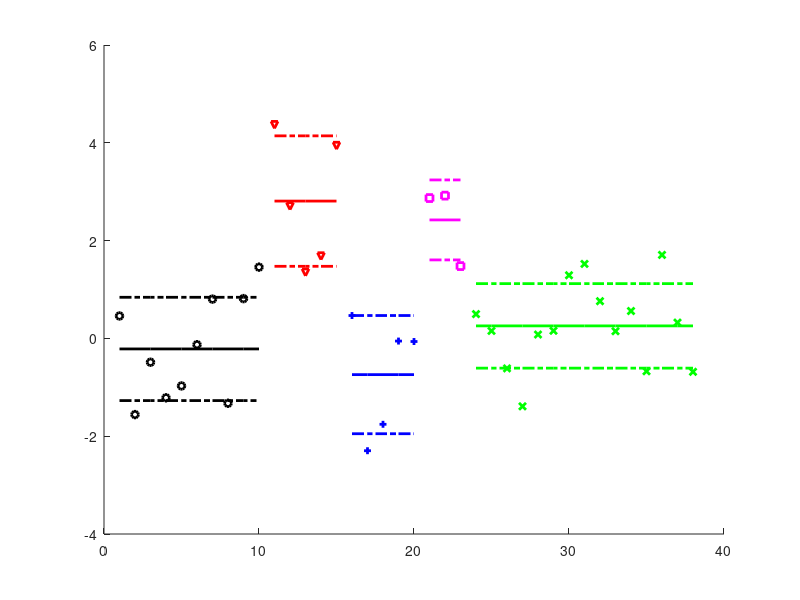
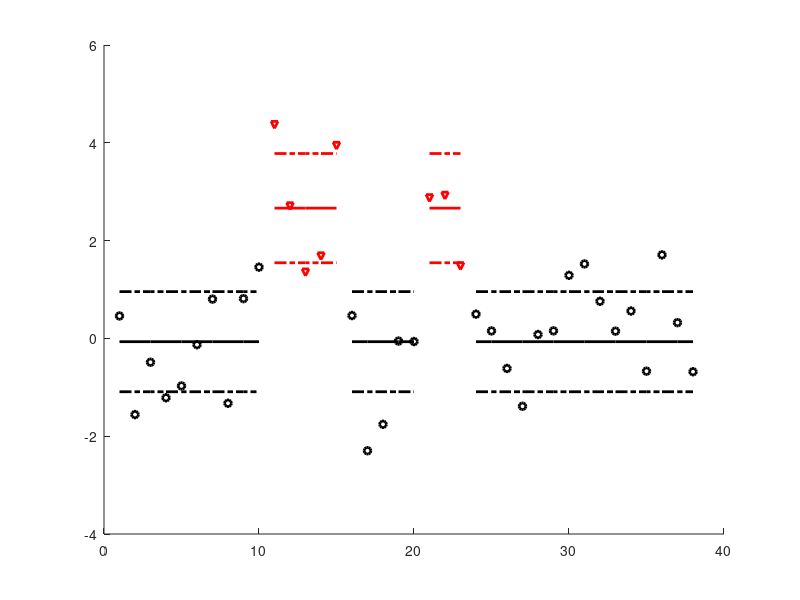

Write the MATLAB code that produced these figures, in order.
%clf(1), clf(2), , clc
% Exemple pour model segmentation/classif

%cd D:\RECHERCHE\CGH\Exposes\Figures
Rep = 'D:\RECHERCHE\CGH\Exposes\Figures\'

%Param simul
L = [10 5 5 3 15] % lg des segments
Ltot = sum(L)
ZK = [1 2 1 2 1] % groupe des segments
K = length(ZK), P = max(ZK)
mu = [0 2.5]
sigma= [1 1]
X = (1:Ltot)

% param figure
Color = 'krbmg'
Marker = 'ov+sx'
LineWidth = 2
MarkerWidth = 2
MarkerSize = 5
t = 1

%simulation
Y = []; Z = []; S = []; 
for k=1:K
   Z = [Z ZK(k)*ones(1, L(k))];
   S = [S k*ones(1, L(k))];
   Ytmp = mu(ZK(k))+sigma(ZK(k))*randn(1, L(k));
   Y = [Y Ytmp];
end
Y

% calcul des moments par segments
for k=1:K
   m(k) = mean(Y(S==k));
   s(k) = std(Y(S==k));
end
[m; s]

% calcul des moments par population
for p=1:P
   mu(p) = mean(Y(Z==p));
   sigma(p) = std(Y(Z==p));
end
[mu; sigma]

figure(1)
hold on
for k=1:K
   plot(X(S==k), Y(S==k), [Color(k) Marker(k)], 'MarkerSize', MarkerSize, 'LineWidth', MarkerWidth)
   plot(X(S==k), m(k)*ones(1, L(k)), [Color(k) '-'], 'LineWidth', LineWidth)
   plot(X(S==k), (m(k)+t*s(k))*ones(1, L(k)), [Color(k) '-.'], 'LineWidth', LineWidth)
   plot(X(S==k), (m(k)-t*s(k))*ones(1, L(k)), [Color(k) '-.'], 'LineWidth', LineWidth)
end
hold off
saveas(1, [Rep 'FigSegClas-1.eps'], 'epsc')

figure(2)
hold on
for k=1:K
   p = Z(sum(L(1:k))-1);
   plot(X(S==k), Y(S==k), [Color(p) Marker(p)], 'MarkerSize', MarkerSize, 'LineWidth', MarkerWidth)
   plot(X(S==k), mu(p)*ones(1, L(k)), [Color(p) '-'], 'LineWidth', LineWidth)
   plot(X(S==k), (mu(p)+t*sigma(p))*ones(1, L(k)), [Color(p) '-.'], 'LineWidth', LineWidth)
   plot(X(S==k), (mu(p)-t*sigma(p))*ones(1, L(k)), [Color(p) '-.'], 'LineWidth', LineWidth)
end
hold off
saveas(2, [Rep 'FigSegClas-2.eps'], 'epsc')

